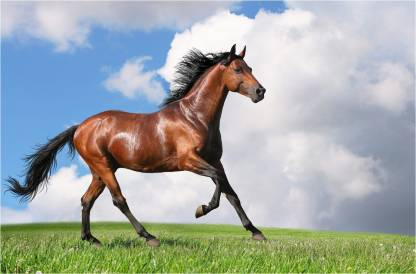
#> input picture horse.jpeg, 416 x 274 px
$ jupyter execute Untitled.ipynb
#> lines starting #> are read from the running program, lines starting #| are printed output that depends on the picture
### Installing and importing libraries

[cell 1]
import cv2
import matplotlib.pyplot as plt

### To read the image

[cell 2]
image = cv2.imread('horse.jpeg')
#> image is the input picture: shape (274, 416, 3); mean B, G, R 166.8, 169.7, 162.1
plt.imshow(cv2.cvtColor(image, cv2.COLOR_BGR2RGB))
plt.axis('off')
plt.show()

### Creating a new image by converting the original image to grayscale

[cell 3]
gray_img = cv2.cvtColor(image, cv2.COLOR_BGR2GRAY)
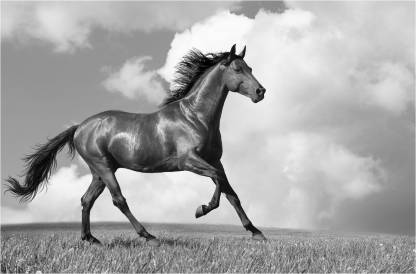
#> gray_img: shape (274, 416); min 0, max 255, mean 167.1
plt.imshow(cv2.cvtColor(gray_img, cv2.COLOR_BGR2RGB))
plt.axis('off')
plt.show()

### Inverting the new grayscale image

[cell 4]
inv_img = 255 - gray_img
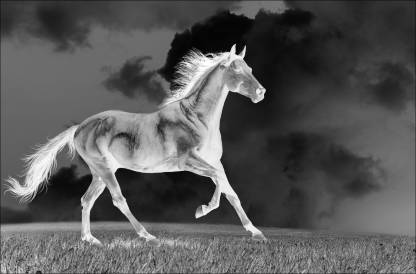
#> inv_img: shape (274, 416); min 0, max 255, mean 87.9
plt.imshow(cv2.cvtColor(inv_img, cv2.COLOR_BGR2RGB))
plt.axis('off')
plt.show()

### Blurring the image by using the Gaussian Function in OpenCV

[cell 5]
blurred = cv2.GaussianBlur(inv_img, (21,21), 0)
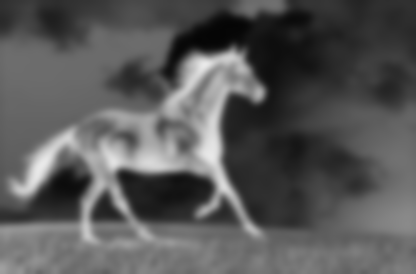
#> blurred: shape (274, 416); min 5, max 233, mean 88

[cell 6]
blurred

### The final step is to invert the blurred image, then we can easily convert the image into a pencil sketch

[cell 7]
inv_blur = 255 - blurred
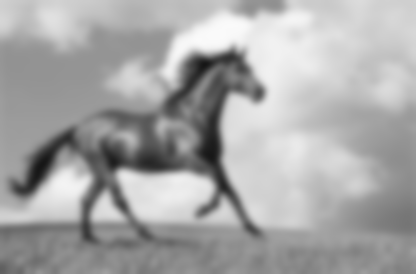
#> inv_blur: shape (274, 416); min 22, max 250, mean 167
pencil_sketch = cv2.divide(gray_img, inv_blur, scale=256.0)
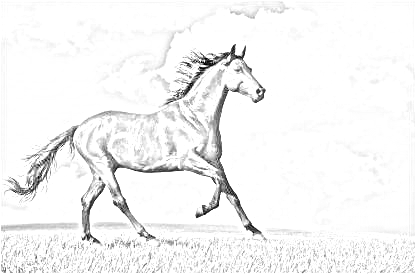
#> pencil_sketch: shape (274, 416); min 0, max 255, mean 244
plt.imshow(cv2.cvtColor(pencil_sketch, cv2.COLOR_BGR2RGB))
plt.axis('off')
plt.show()
